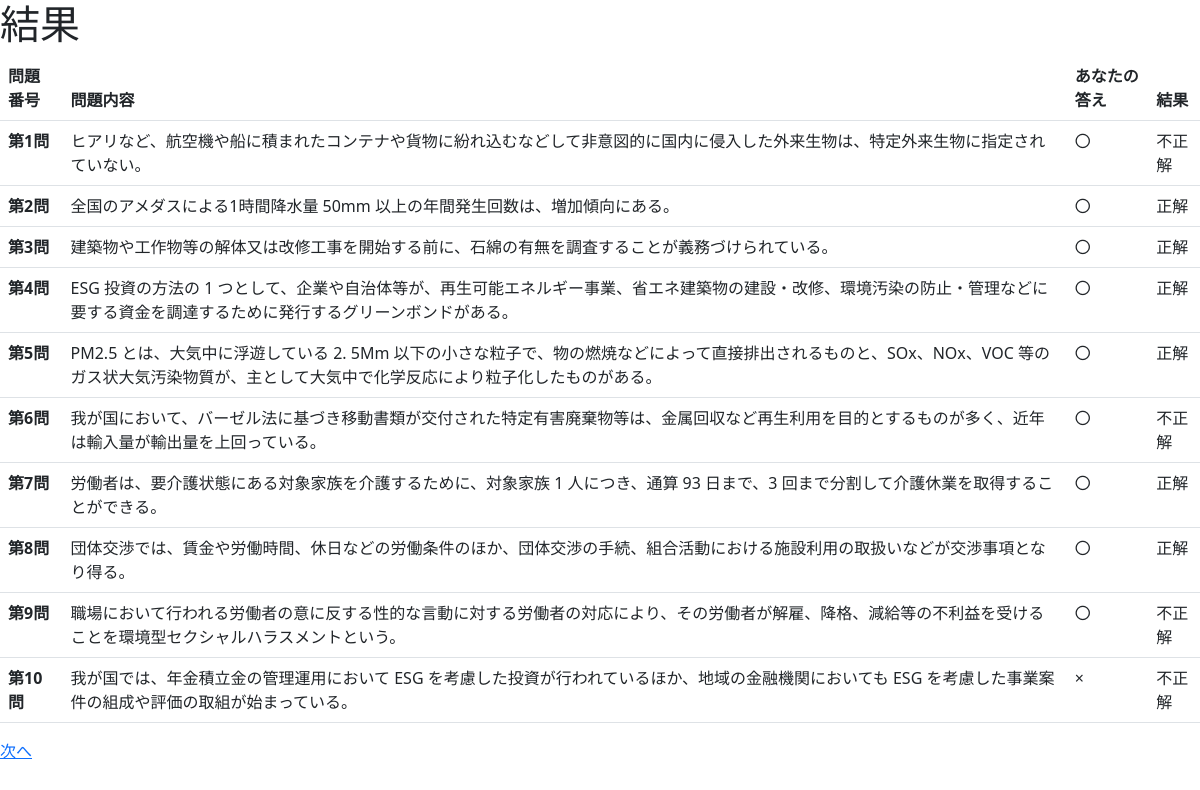
The app's page /result (signed in) with its own data.
### database.py (models this page shows)
class BaseModel(UserMixin,Model):
    created_at = DateTimeField(default=datetime.datetime.now)
    updated_at = DateTimeField(default=datetime.datetime.now)
    deleted_at = DateTimeField(default=datetime.datetime.now)
    class Meta:
        abstract = True

class Question(BaseModel):
    year = IntegerField()
    main_category_id = ForeignKeyField(MainCategory)
    content = CharField()
    answer_id = ForeignKeyField(Answer)
    class Meta:
        database = db

### app.py (the view)
@app.route("/result")
@login_required
def result():
    datas = Result.select().where(Result.user_id == current_user.id)
    number = 10
    datasN = datas[-number:]
    datas = []
    datas2 = []
    for i in datasN:
        datas.append(Result.get(Result.id == i))
        datas2.append(Question.get(Question.id == Result.get(Result.id == i).question_id ))
    return render_template("result.html",datas = datas,datas2 = datas2,number = int(number))

### app.py (called while the page is built)
@login_manager.user_loader
def load_user(user_id):
    return User.get(User.id == int(user_id))

### templates/result.html (shortened to what this page needs)
<!DOCTYPE html>
<html lang="en">
<head>
    <link href="https://cdn.jsdelivr.net/npm/bootstrap@5.3.0/dist/css/bootstrap.min.css" rel="stylesheet"
>
</head>
<body>
    <h1>結果</h1>
    <table class="table">
        <thead>
          <tr>
            <th scope="col">問題番号</th>
            <th scope="col">問題内容</th>
            <th scope="col">あなたの答え</th>
            <th scope="col">結果</th>
          </tr>
        </thead>
        <tbody>
        {% for i in range( number ) %}
          <tr>
            <th scope="row">第{{ i + 1 }}問</th>
            <td>{{ datas2[i].content }}</td>
            {% if datas[i].my_answer == "True": %}
                <td>〇</td>
            {% else: %}
                <td>×</td>
            {% endif %}
            {% if datas[i].result == "True": %}
                <td>正解</td>
            {% else: %}
                <td>不正解</td>
            {% endif %}
          </tr>
        {% endfor %}
        </tbody>
      </table>
    <a href="/result">次へ</a>
</body>
</html>

### records on screen
Question: content "ヒアリなど、航空機や船に積まれたコンテナや貨物に紛れ込むなどして非意図的に国内に侵入した外来生物は、特定外来生物に指定されていない。"
Question: content "全国のアメダスによる1時間降水量 50mm 以上の年間発生回数は、増加傾向にある。"
Question: content "建築物や工作物等の解体又は改修工事を開始する前に、石綿の有無を調査することが義務づけられている。"
Question: content "ESG 投資の方法の 1 つとして、企業や自治体等が、再生可能エネルギー事業、省エネ建築物の建設・改修、環境汚染の防止・管理などに要する資金を調達するために発行するグリーンボンドがある。"
Question: content "PM2.5 とは、大気中に浮遊している 2. 5Mm 以下の小さな粒子で、物の燃焼などによって直接排出されるものと、SOx、NOx、VOC 等のガス状大気汚染物質が、主として大気中で化学反応により粒子化したものがある。"
Question: content "我が国において、バーゼル法に基づき移動書類が交付された特定有害廃棄物等は、金属回収など再生利用を目的とするものが多く、近年は輸入量が輸出量を上回っている。"
Question: content "労働者は、要介護状態にある対象家族を介護するために、対象家族 1 人につき、通算 93 日まで、3 回まで分割して介護休業を取得することができる。"
Question: content "団体交渉では、賃金や労働時間、休日などの労働条件のほか、団体交渉の手続、組合活動における施設利用の取扱いなどが交渉事項となり得る。"
Question: content "職場において行われる労働者の意に反する性的な言動に対する労働者の対応により、その労働者が解雇、降格、減給等の不利益を受けることを環境型セクシャルハラスメントという。"
Question: content "我が国では、年金積立金の管理運用において ESG を考慮した投資が行われているほか、地域の金融機関においても ESG を考慮した事業案件の組成や評価の取組が始まっている。"

### other values on screen
{{ i + 1 }} "1" "2" "3" "4" "5" "6" "7" "8" "9" "10"
